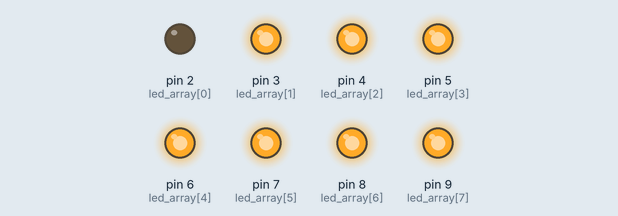
Recording of a sketch running on a simulated Arduino Uno, built with avr-gcc and run on an emulated ATmega328P. On the bench: output pins drawn as LEDs (lit = HIGH). What the sketch prints to the serial monitor is not drawn.

Above: at 0.2 s.
At 1.7 s:
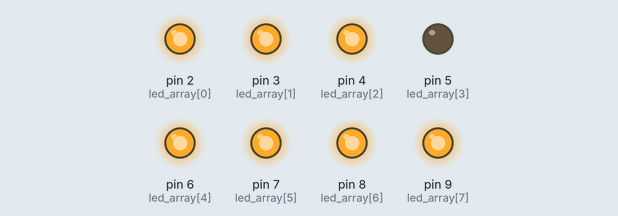
At 3.2 s:
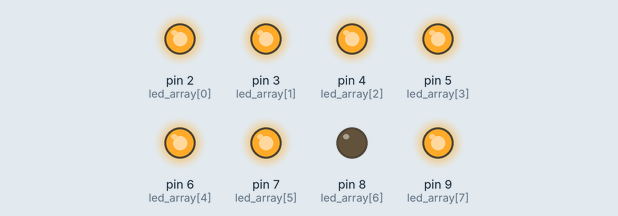
At 6.0 s:
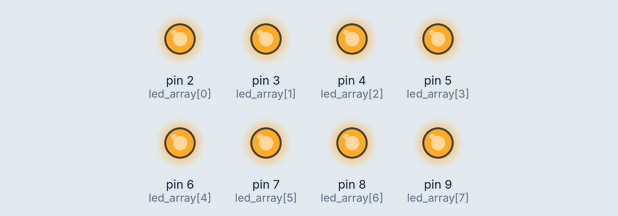
At 9.2 s:
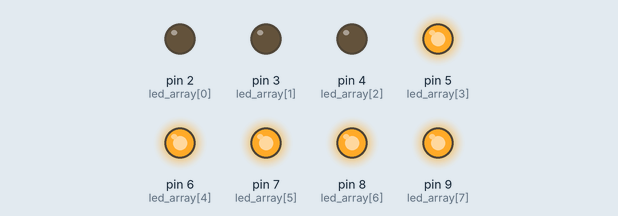
At 12.0 s:
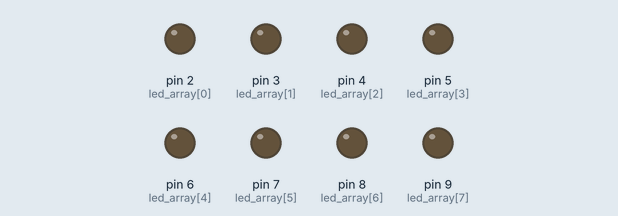
Timing chart, 0 to 15.6 s (numbered marks = the images above):
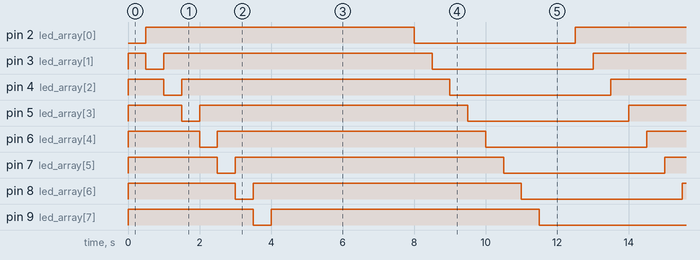

Measured:
- by itself, pin 2 (led_array[0]): alternates HIGH for 7.5 s and LOW for 4.5 s
- by itself, pin 3 (led_array[1]), pin 4 (led_array[2]), pin 5 (led_array[3]), pin 6 (led_array[4]), pin 7 (led_array[5]), pin 8 (led_array[6]), pin 9 (led_array[7]): repeats every 12.0 s: HIGH 7.5 s, LOW 4.5 s

The sketch:

LED_Running_Lights.ino
```cpp
// LED_Running_Lights.ino
// Date: 2020/04/17

int led_array[8] = { 2 , 3 , 4 , 5 , 6 , 7 , 8 , 9 } ;
int flash_speed = 500 ;

/* flash led form left to right one by one */
void led_flash(void)
{
    for(int i = 0; i < 8; i++)
    {
        digitalWrite(led_array[i], LOW);
        delay(flash_speed);
        digitalWrite(led_array[i], HIGH);
    }
}

/* turn on all led form left to right */
void led_turn_on(void)
{
    for(int i = 0; i < 8; i++)
    {
        digitalWrite(led_array[i], LOW);
        delay(flash_speed);
    }
}

/* turn off all led  */
void led_turn_off(void)
{
    for(int i = 0; i < 8; i++ )
    {
        digitalWrite(led_array[i], HIGH);
        delay(flash_speed);
    }
}

void setup()
{
    Serial.begin(115200);
    for(int i = 0; i < 8; i++)
    {
        pinMode(led_array[i], OUTPUT);
        // set led control pin defalut HIGH turn off all LED
        digitalWrite(led_array[i], HIGH);
    }
}

void loop()
{
    Serial.println("start flash led!");
    led_flash();
    led_turn_off();
    led_turn_on();
}
```
